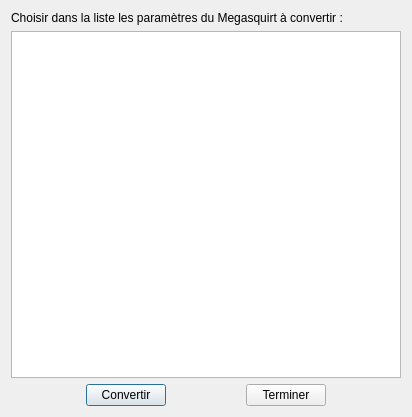
<?xml version="1.0" encoding="UTF-8"?>
<ui version="4.0">
 <class>MSFileConverterDialog</class>
 <widget class="QDialog" name="MSFileConverterDialog">
  <property name="geometry">
   <rect>
    <x>0</x>
    <y>0</y>
    <width>412</width>
    <height>417</height>
   </rect>
  </property>
  <property name="windowTitle">
   <string>Liste des paramètres du Megasquirt</string>
  </property>
  <layout class="QVBoxLayout" name="verticalLayout">
   <item>
    <widget class="QLabel" name="label">
     <property name="text">
      <string>Choisir dans la liste les paramètres du Megasquirt à convertir :</string>
     </property>
    </widget>
   </item>
   <item>
    <widget class="QListWidget" name="listParamMegasquirt">
     <property name="selectionMode">
      <enum>QAbstractItemView::MultiSelection</enum>
     </property>
    </widget>
   </item>
   <item>
    <layout class="QHBoxLayout" name="horizontalLayout">
     <item>
      <spacer name="horizontalSpacer_2">
       <property name="orientation">
        <enum>Qt::Horizontal</enum>
       </property>
       <property name="sizeHint" stdset="0">
        <size>
         <width>40</width>
         <height>20</height>
        </size>
       </property>
      </spacer>
     </item>
     <item>
      <widget class="QPushButton" name="convertPushButton">
       <property name="toolTip">
        <string>&lt;html&gt;&lt;head/&gt;&lt;body&gt;&lt;p&gt;Extraire les données des paramètres sélectionnés du fichier *.dat et les sauver dans un fichier CSV&lt;/p&gt;&lt;/body&gt;&lt;/html&gt;</string>
       </property>
       <property name="text">
        <string>Convertir</string>
       </property>
      </widget>
     </item>
     <item>
      <spacer name="horizontalSpacer">
       <property name="orientation">
        <enum>Qt::Horizontal</enum>
       </property>
       <property name="sizeHint" stdset="0">
        <size>
         <width>40</width>
         <height>20</height>
        </size>
       </property>
      </spacer>
     </item>
     <item>
      <widget class="QPushButton" name="endPushButton">
       <property name="toolTip">
        <string>&lt;html&gt;&lt;head/&gt;&lt;body&gt;&lt;p&gt;Fermer la boite de dialogue&lt;/p&gt;&lt;/body&gt;&lt;/html&gt;</string>
       </property>
       <property name="text">
        <string>Terminer</string>
       </property>
      </widget>
     </item>
     <item>
      <spacer name="horizontalSpacer_3">
       <property name="orientation">
        <enum>Qt::Horizontal</enum>
       </property>
       <property name="sizeHint" stdset="0">
        <size>
         <width>40</width>
         <height>20</height>
        </size>
       </property>
      </spacer>
     </item>
    </layout>
   </item>
  </layout>
 </widget>
 <resources/>
 <connections>
  <connection>
   <sender>endPushButton</sender>
   <signal>clicked()</signal>
   <receiver>MSFileConverterDialog</receiver>
   <slot>accept()</slot>
   <hints>
    <hint type="sourcelabel">
     <x>311</x>
     <y>396</y>
    </hint>
    <hint type="destinationlabel">
     <x>382</x>
     <y>385</y>
    </hint>
   </hints>
  </connection>
 </connections>
</ui>
